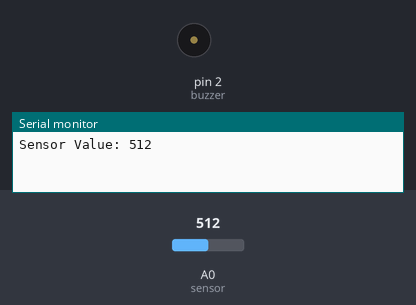
Bench run of a sketch on a simulated Arduino Uno, built with avr-gcc and run on an emulated ATmega328P. Parts: buzzer (waves = sounding, pin HIGH), the last lines printed to the serial monitor. The inputs (shaded band) are chosen by the test bench; at power-on: A0 (sensor) = 512.

Above: at 0.1 s.
At 0.6 s:
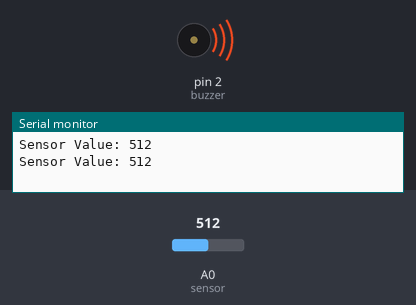
Timing chart, 0 to 2.1 s (numbered marks = the images above):
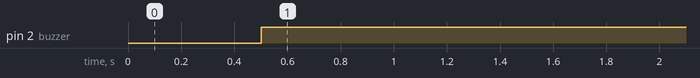

The sketch:

waterSensor.ino
```cpp
//Data pin connected to A0 pin of arduino
int sensor = A0;
//Buzzer + terminal connected to pin 2 of arduino
int buzzer = 2;

void setup() {
  Serial.begin(9600);
  pinMode(buzzer, OUTPUT);
}

void loop() {
  int sensorValue = analogRead(sensor);
  Serial.print("Sensor Value: ");
  Serial.println(sensorValue);
  delay(500);

  if(sensorValue >= 200)
      //Turn buzzer on
      digitalWrite(buzzer, HIGH);
  else
      digitalWrite(buzzer, LOW);
}
```

Measured:
- by itself, pin 2 (buzzer): LOW → HIGH at 0.50 s
